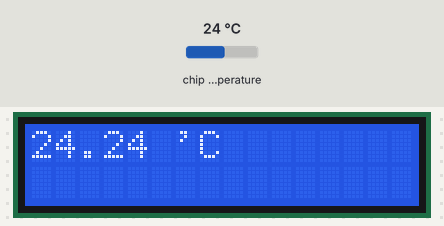
The program below on a simulated Raspberry Pi Pico running MicroPython. Shown: 16×2 character LCD. The inputs (shaded band) are chosen by the test bench; at power-on: chip temperature 24 °C. Library files of the repository ran but are not shown: pico_i2c_lcd.py; what the program prints to the serial console is not drawn.

Above: at 1.6 s.
1.7 s: chip temperature set to 1 °C
At 4.2 s:
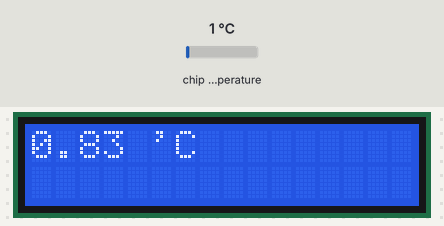
4.5 s: chip temperature set to 11 °C
At 6.7 s:
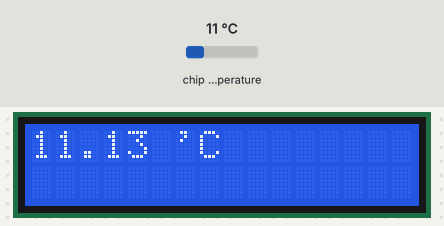
7.6 s: chip temperature set to 22 °C
At 10.5 s:
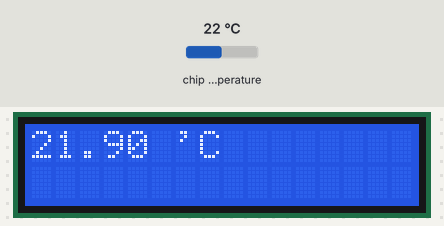
Timing chart, 0 to 12.0 s (numbered marks = the images above; inputs shaded):
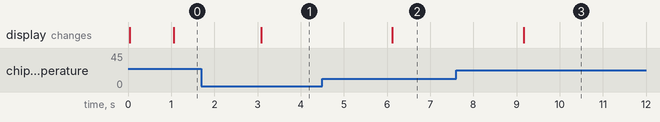

The program:

main1.py
```python
import machine
import time
from pico_i2c_lcd import I2cLcd

sensor_temp = machine.ADC(4)
conversion_factor = 3.3/(65536)


I2C_ADDR     = 0x27
I2C_NUM_ROWS = 2
I2C_NUM_COLS = 16
DHT11_PIN    = 15

if __name__ == "__main__":
    i2c = machine.I2C(0)
    lcd = I2cLcd(i2c, I2C_ADDR, I2C_NUM_ROWS, I2C_NUM_COLS)

    while True:
        reading = sensor_temp.read_u16()*conversion_factor
        t = 27 - (reading - 0.706)/0.001721
        time.sleep(1)
        lcd.move_to(0,0)
        lcd.putstr("{:3.2f} 'C      ".format(t))
        print("temperature:", t)
```

Measured:
- after the input at 1.7 s, the display: changes after 1.4 s (image 1)
- after the input at 4.5 s, the display: changes after 1.6 s (image 2)
- after the input at 7.6 s, the display: changes after 1.6 s (image 3)
